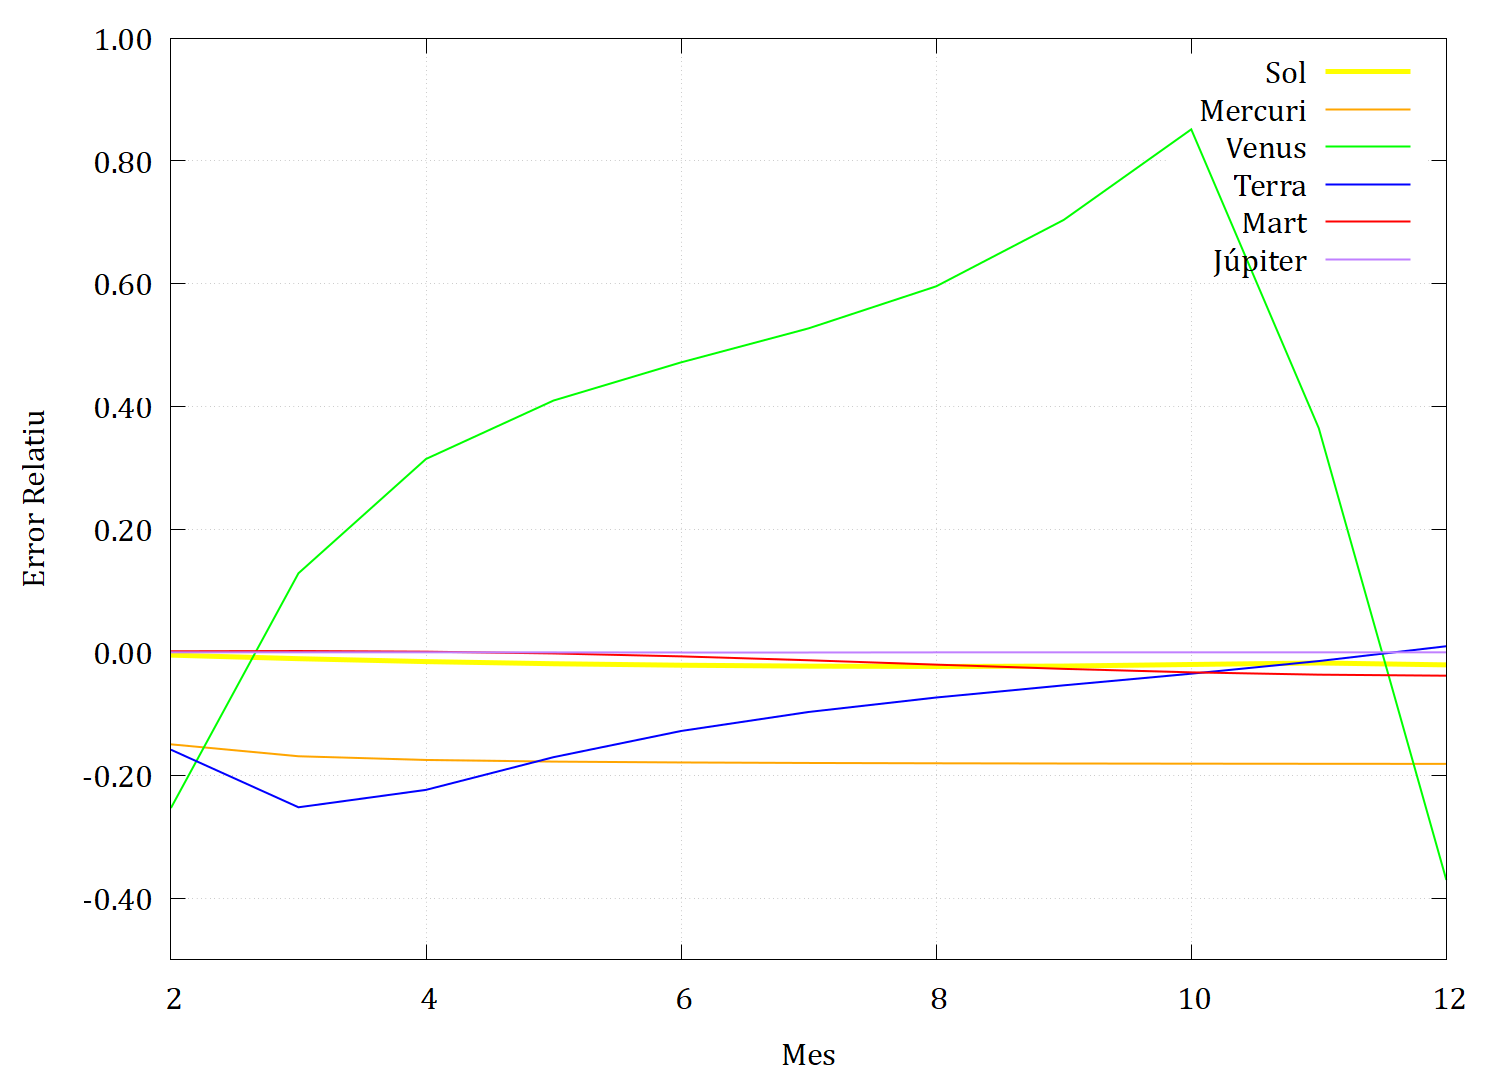

Here is the gnuplot script that generated this plot:
set terminal pngcairo enhanced size 1500,1080 font "Cambria, 24"
set output "error_1_mes.png" 

set xlabel "Mes"
set ylabel "Error Relatiu"
set xrange [2:12]
set yrange [-0.5:1]
set grid
set format y "%.2f"


plot "error_1_mes.dat" using 1:2 with lines lw 5 lc rgb "yellow" title "Sol", \
     "error_1_mes.dat" using 1:3 with lines lw 2 lc rgb "orange" title "Mercuri", \
     "error_1_mes.dat" using 1:4 with lines lw 2 lc rgb "green" title "Venus", \
     "error_1_mes.dat" using 1:5 with lines lw 2 lc rgb "blue" title "Terra", \
     "error_1_mes.dat" using 1:6 with lines lw 2 lc rgb "red" title "Mart", \
     "error_1_mes.dat" using 1:7 with lines lw 2 lc rgb "purple" title "Júpiter"

set output
